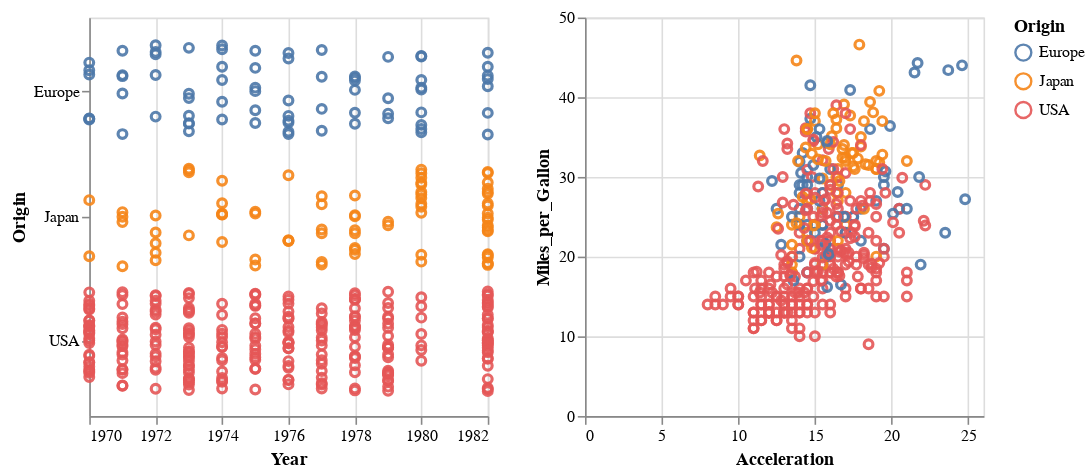

The code cell stored with this chart in its notebook:
### Code cell
brush = alt.selection_interval(resolve='global')
opac = alt.condition(brush, alt.value(0.9), alt.value(0.1))
base = alt.Chart(source).mark_point().encode(
    y='Miles_per_Gallon',
    color=alt.condition(brush, 'Origin', alt.ColorValue('gray')),
    opacity=opac
).add_params(
    brush
).properties(
    width=250,
    height=250
).transform_calculate(rand="random()")

base.encode(x='Year', y='Origin', yOffset="rand:Q") | base.encode(x='Acceleration')

### Figure 1 — Vega-Lite specification as saved in the notebook (floating-point values rounded to 4 significant figures; data arrays with more than 128 entries replaced by an {"elided": "..."} marker saying what was removed)
{"config": {"view": {"continuousWidth": 300, "continuousHeight": 300}}, "hconcat": [{"mark": {"type": "point"}, "encoding": {"color": {"condition": {"param": "param_52", "field": "Origin", "type": "nominal"}, "value": "gray"}, "opacity": {"condition": {"param": "param_52", "value": 0.9}, "value": 0.1}, "x": {"field": "Year", "type": "temporal"}, "y": {"field": "Origin", "type": "nominal"}, "yOffset": {"field": "rand", "type": "quantitative"}}, "height": 250, "name": "view_54", "transform": [{"calculate": "random()", "as": "rand"}], "width": 250}, {"mark": {"type": "point"}, "encoding": {"color": {"condition": {"param": "param_52", "field": "Origin", "type": "nominal"}, "value": "gray"}, "opacity": {"condition": {"param": "param_52", "value": 0.9}, "value": 0.1}, "x": {"field": "Acceleration", "type": "quantitative"}, "y": {"field": "Miles_per_Gallon", "type": "quantitative"}}, "height": 250, "name": "view_55", "transform": [{"calculate": "random()", "as": "rand"}], "width": 250}], "data": {"name": "data-f02450ab61490a1363517a0190416235"}, "params": [{"name": "param_52", "select": {"type": "interval", "resolve": "global"}, "views": ["view_54", "view_55"]}], "$schema": "https://vega.github.io/schema/vega-lite/v5.8.0.json", "datasets": {"data-f02450ab61490a1363517a0190416235": {"elided": "406 records"}}}
